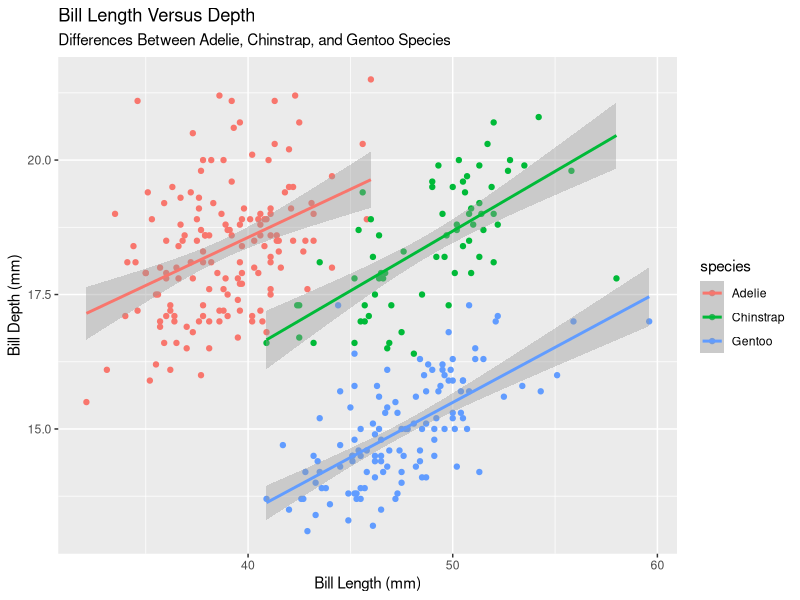
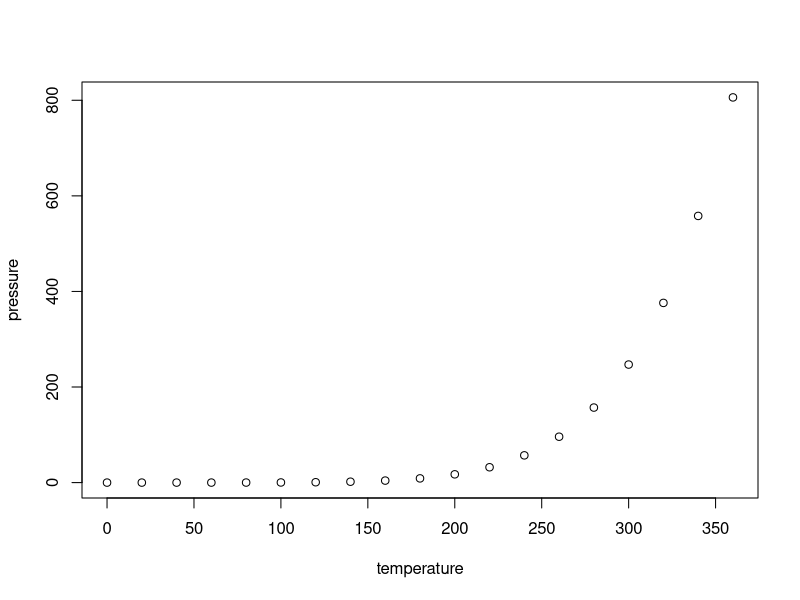

These figures' R source, in order:
## ---- chunk 1
knitr::opts_chunk$set(echo = TRUE)

## ---- chunk 2
library("tidyverse")
library("here")
library("palmerpenguins")
## ---- chunk 3
glimpse(penguins)
## ---- chunk 4
penguins %>% #using penguin data set
  ggplot(mapping = aes(x=bill_length_mm, # bill length
             y=bill_depth_mm, #bill depth
             color=species))+ #color using species name 
  geom_point()+
  geom_smooth(method=lm)+ #linear regression 
  labs(title = "Bill Length Versus Depth",
       subtitle = "Differences Between Adelie, Chinstrap, and Gentoo Species",
       x= "Bill Length (mm)",
       y= "Bill Depth (mm)")
## ---- chunk 5
summary(cars)
## ---- chunk 6
plot(pressure)
